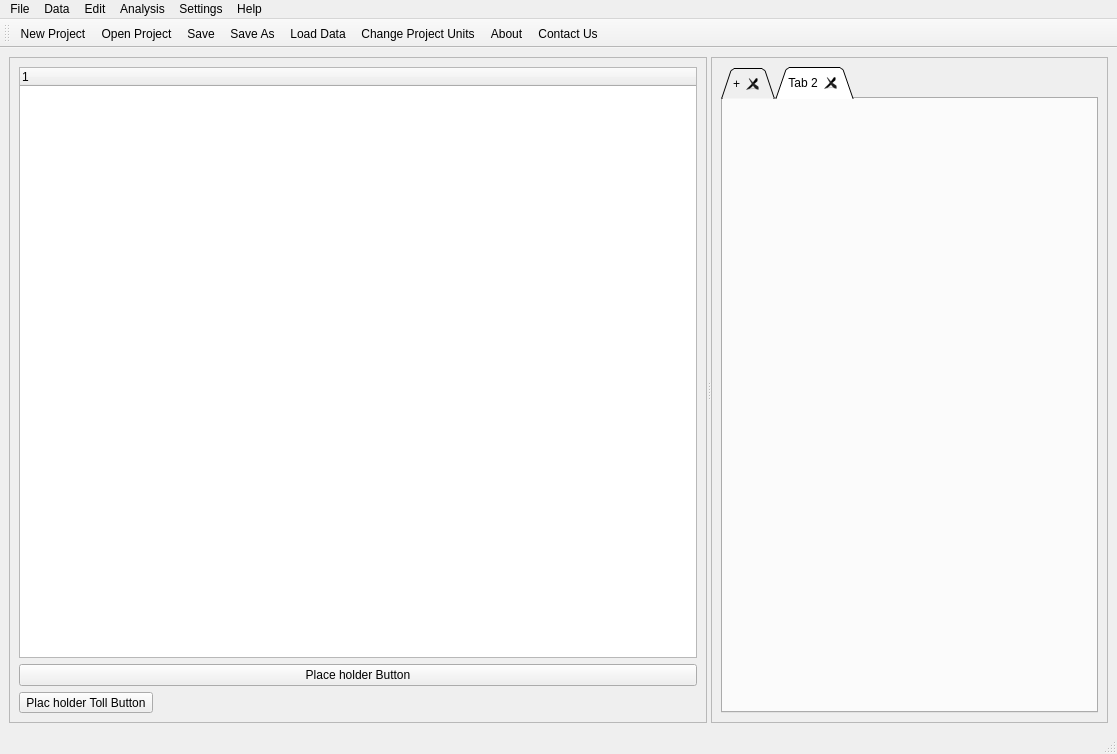
<?xml version="1.0" encoding="UTF-8"?>
<ui version="4.0">
 <class>MainWindow</class>
 <widget class="QMainWindow" name="MainWindow">
  <property name="geometry">
   <rect>
    <x>0</x>
    <y>0</y>
    <width>1117</width>
    <height>754</height>
   </rect>
  </property>
  <property name="windowTitle">
   <string>CyPRES RFT Plotter </string>
  </property>
  <widget class="QWidget" name="centralwidget">
   <layout class="QHBoxLayout" name="horizontalLayout">
    <item>
     <widget class="QSplitter" name="mainSplitter">
      <property name="orientation">
       <enum>Qt::Orientation::Horizontal</enum>
      </property>
      <widget class="QFrame" name="projectPanelFrame">
       <property name="minimumSize">
        <size>
         <width>220</width>
         <height>0</height>
        </size>
       </property>
       <property name="frameShape">
        <enum>QFrame::Shape::StyledPanel</enum>
       </property>
       <property name="frameShadow">
        <enum>QFrame::Shadow::Raised</enum>
       </property>
       <layout class="QVBoxLayout" name="verticalLayout">
        <item>
         <widget class="QTreeWidget" name="projectTree">
          <column>
           <property name="text">
            <string notr="true">1</string>
           </property>
          </column>
         </widget>
        </item>
        <item>
         <widget class="QPushButton" name="pushButton">
          <property name="text">
           <string>Place holder Button</string>
          </property>
         </widget>
        </item>
        <item>
         <widget class="QToolButton" name="toolButton">
          <property name="text">
           <string>Plac holder Toll Button</string>
          </property>
         </widget>
        </item>
       </layout>
      </widget>
      <widget class="QFrame" name="analysisPanelFrame">
       <property name="sizePolicy">
        <sizepolicy hsizetype="Expanding" vsizetype="Preferred">
         <horstretch>0</horstretch>
         <verstretch>0</verstretch>
        </sizepolicy>
       </property>
       <property name="frameShape">
        <enum>QFrame::Shape::StyledPanel</enum>
       </property>
       <property name="frameShadow">
        <enum>QFrame::Shadow::Raised</enum>
       </property>
       <layout class="QVBoxLayout" name="verticalLayout_2">
        <item>
         <widget class="QTabWidget" name="analysisTabWidget">
          <property name="tabShape">
           <enum>QTabWidget::TabShape::Triangular</enum>
          </property>
          <property name="currentIndex">
           <number>1</number>
          </property>
          <property name="tabsClosable">
           <bool>true</bool>
          </property>
          <property name="movable">
           <bool>true</bool>
          </property>
          <widget class="QWidget" name="analysisTab">
           <attribute name="title">
            <string>+</string>
           </attribute>
           <layout class="QVBoxLayout" name="verticalLayout_3">
            <item>
             <widget class="QSplitter" name="analysisSplitter">
              <property name="orientation">
               <enum>Qt::Orientation::Vertical</enum>
              </property>
              <widget class="QFrame" name="graphFrame">
               <property name="frameShape">
                <enum>QFrame::Shape::StyledPanel</enum>
               </property>
               <property name="frameShadow">
                <enum>QFrame::Shadow::Raised</enum>
               </property>
               <widget class="QSplitter" name="graphSpliter">
                <property name="geometry">
                 <rect>
                  <x>20</x>
                  <y>60</y>
                  <width>0</width>
                  <height>0</height>
                 </rect>
                </property>
                <property name="orientation">
                 <enum>Qt::Orientation::Vertical</enum>
                </property>
                <widget class="QFrame" name="chartWidgetFrame">
                 <property name="frameShape">
                  <enum>QFrame::Shape::StyledPanel</enum>
                 </property>
                 <property name="frameShadow">
                  <enum>QFrame::Shadow::Raised</enum>
                 </property>
                </widget>
                <widget class="QFrame" name="graphWidgetFrame">
                 <property name="frameShape">
                  <enum>QFrame::Shape::StyledPanel</enum>
                 </property>
                 <property name="frameShadow">
                  <enum>QFrame::Shadow::Raised</enum>
                 </property>
                </widget>
               </widget>
              </widget>
              <widget class="QFrame" name="tableFrame">
               <property name="frameShape">
                <enum>QFrame::Shape::StyledPanel</enum>
               </property>
               <property name="frameShadow">
                <enum>QFrame::Shadow::Raised</enum>
               </property>
               <widget class="QSplitter" name="tableSplitter">
                <property name="geometry">
                 <rect>
                  <x>40</x>
                  <y>70</y>
                  <width>0</width>
                  <height>0</height>
                 </rect>
                </property>
                <property name="orientation">
                 <enum>Qt::Orientation::Horizontal</enum>
                </property>
                <widget class="QFrame" name="tableWidgetFrame">
                 <property name="frameShape">
                  <enum>QFrame::Shape::StyledPanel</enum>
                 </property>
                 <property name="frameShadow">
                  <enum>QFrame::Shadow::Raised</enum>
                 </property>
                </widget>
                <widget class="QFrame" name="tableDataFrame">
                 <property name="frameShape">
                  <enum>QFrame::Shape::StyledPanel</enum>
                 </property>
                 <property name="frameShadow">
                  <enum>QFrame::Shadow::Raised</enum>
                 </property>
                </widget>
               </widget>
              </widget>
             </widget>
            </item>
           </layout>
          </widget>
          <widget class="QWidget" name="tab_2">
           <attribute name="title">
            <string>Tab 2</string>
           </attribute>
          </widget>
         </widget>
        </item>
       </layout>
      </widget>
     </widget>
    </item>
   </layout>
  </widget>
  <widget class="QMenuBar" name="menubar">
   <property name="geometry">
    <rect>
     <x>0</x>
     <y>0</y>
     <width>1117</width>
     <height>33</height>
    </rect>
   </property>
   <widget class="QMenu" name="menuFile_Data_Edit_Analysis_Setting_Help">
    <property name="title">
     <string>File</string>
    </property>
    <addaction name="actionactionNewProject"/>
    <addaction name="actionactionOpenProject"/>
    <addaction name="actionactionSaveProject"/>
    <addaction name="actionactionSaveAs"/>
   </widget>
   <widget class="QMenu" name="menuData">
    <property name="title">
     <string>Data</string>
    </property>
    <addaction name="actionactionLoadData"/>
   </widget>
   <widget class="QMenu" name="menuEdit_Analysis_Setting">
    <property name="title">
     <string>Edit</string>
    </property>
   </widget>
   <widget class="QMenu" name="menut_Analysis">
    <property name="title">
     <string>Analysis</string>
    </property>
   </widget>
   <widget class="QMenu" name="menuSettings">
    <property name="title">
     <string>Settings</string>
    </property>
    <addaction name="actionactionChangeProjecUnits"/>
   </widget>
   <widget class="QMenu" name="menuHelp">
    <property name="title">
     <string>Help</string>
    </property>
    <addaction name="actionactionAbout"/>
    <addaction name="actionContact_Us"/>
   </widget>
   <addaction name="menuFile_Data_Edit_Analysis_Setting_Help"/>
   <addaction name="menuData"/>
   <addaction name="menuEdit_Analysis_Setting"/>
   <addaction name="menut_Analysis"/>
   <addaction name="menuSettings"/>
   <addaction name="menuHelp"/>
  </widget>
  <widget class="QStatusBar" name="statusbar"/>
  <widget class="QToolBar" name="toolBar">
   <property name="windowTitle">
    <string>toolBar</string>
   </property>
   <property name="iconSize">
    <size>
     <width>32</width>
     <height>32</height>
    </size>
   </property>
   <property name="toolButtonStyle">
    <enum>Qt::ToolButtonStyle::ToolButtonTextUnderIcon</enum>
   </property>
   <attribute name="toolBarArea">
    <enum>TopToolBarArea</enum>
   </attribute>
   <attribute name="toolBarBreak">
    <bool>false</bool>
   </attribute>
   <addaction name="actionactionNewProject"/>
   <addaction name="actionactionOpenProject"/>
   <addaction name="actionactionSaveProject"/>
   <addaction name="actionactionSaveAs"/>
   <addaction name="actionactionLoadData"/>
   <addaction name="actionactionChangeProjecUnits"/>
   <addaction name="actionactionAbout"/>
   <addaction name="actionContact_Us"/>
  </widget>
  <action name="actionactionNewProject">
   <property name="text">
    <string>New Project</string>
   </property>
   <property name="menuRole">
    <enum>QAction::MenuRole::NoRole</enum>
   </property>
  </action>
  <action name="actionactionOpenProject">
   <property name="text">
    <string>Open Project</string>
   </property>
   <property name="menuRole">
    <enum>QAction::MenuRole::NoRole</enum>
   </property>
  </action>
  <action name="actionactionSaveProject">
   <property name="text">
    <string>Save</string>
   </property>
   <property name="menuRole">
    <enum>QAction::MenuRole::NoRole</enum>
   </property>
  </action>
  <action name="actionactionSaveAs">
   <property name="text">
    <string>Save As</string>
   </property>
   <property name="menuRole">
    <enum>QAction::MenuRole::NoRole</enum>
   </property>
  </action>
  <action name="actionactionLoadData">
   <property name="text">
    <string>Load Data</string>
   </property>
   <property name="menuRole">
    <enum>QAction::MenuRole::NoRole</enum>
   </property>
  </action>
  <action name="actionactionChangeProjecUnits">
   <property name="text">
    <string>Change Project Units</string>
   </property>
   <property name="menuRole">
    <enum>QAction::MenuRole::NoRole</enum>
   </property>
  </action>
  <action name="actionactionAbout">
   <property name="text">
    <string>About</string>
   </property>
   <property name="menuRole">
    <enum>QAction::MenuRole::NoRole</enum>
   </property>
  </action>
  <action name="actionContact_Us">
   <property name="text">
    <string>Contact Us</string>
   </property>
   <property name="menuRole">
    <enum>QAction::MenuRole::NoRole</enum>
   </property>
  </action>
 </widget>
 <resources/>
 <connections/>
</ui>
